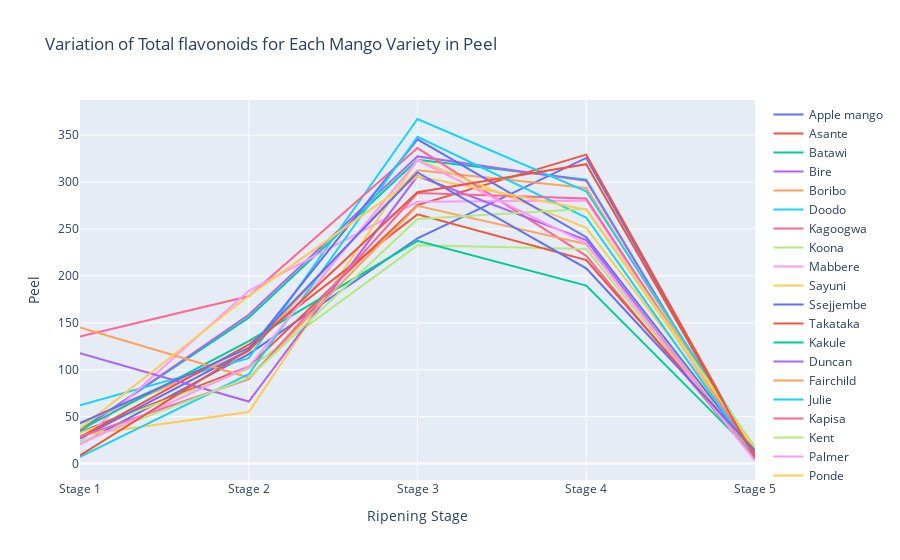

The code cell stored with this chart in its notebook:
### Code cell
# Create traces for each mango variety
traces = []
for variety in data['Mango variety'].unique():
    subset = data[data['Mango variety'] == variety]
    trace = go.Scatter(x=subset['Ripening stage'], y=subset['Peel'], mode='lines', name=variety)
    traces.append(trace)

# Create layout
layout = go.Layout(title='Variation of Total flavonoids for Each Mango Variety in Peel',
                   xaxis=dict(title='Ripening Stage'),
                   yaxis=dict(title='Peel', tick0=0, dtick=50))

# Create figure
fig = go.Figure(data=traces, layout=layout)

# Plot figure
pio.show(fig)

### Figure 1 — Plotly figure (JSON) as saved in the notebook; plotly's stock layout.template omitted (floating-point values rounded to 4 significant figures)
{"data": [{"mode": "lines", "name": "Apple mango", "type": "scatter", "x": ["Stage 1", "Stage 2", "Stage 3", "Stage 4", "Stage 5"], "y": [20.64, 116.6, 240.2, 325.8, 6.56]}, {"mode": "lines", "name": "Asante", "type": "scatter", "x": ["Stage 1", "Stage 2", "Stage 3", "Stage 4", "Stage 5"], "y": [33.5, 103.2, 275.5, 329.4, 6.74]}, {"mode": "lines", "name": "Batawi", "type": "scatter", "x": ["Stage 1", "Stage 2", "Stage 3", "Stage 4", "Stage 5"], "y": [35.76, 155.5, 323.7, 302.7, 4.2]}, {"mode": "lines", "name": "Bire", "type": "scatter", "x": ["Stage 1", "Stage 2", "Stage 3", "Stage 4", "Stage 5"], "y": [34.57, 158.6, 327.4, 301.4, 4.43]}, {"mode": "lines", "name": "Boribo", "type": "scatter", "x": ["Stage 1", "Stage 2", "Stage 3", "Stage 4", "Stage 5"], "y": [42.26, 119.5, 312.6, 293.8, 6.14]}, {"mode": "lines", "name": "Doodo", "type": "scatter", "x": ["Stage 1", "Stage 2", "Stage 3", "Stage 4", "Stage 5"], "y": [62.14, 112.4, 367.3, 290.3, 15.32]}, {"mode": "lines", "name": "Kagoogwa", "type": "scatter", "x": ["Stage 1", "Stage 2", "Stage 3", "Stage 4", "Stage 5"], "y": [135.4, 178.3, 336.3, 221.4, 4.64]}, {"mode": "lines", "name": "Koona", "type": "scatter", "x": ["Stage 1", "Stage 2", "Stage 3", "Stage 4", "Stage 5"], "y": [32.52, 101.2, 232.6, 228.6, 4.95]}, {"mode": "lines", "name": "Mabbere", "type": "scatter", "x": ["Stage 1", "Stage 2", "Stage 3", "Stage 4", "Stage 5"], "y": [23.3, 184.2, 279.0, 280.4, 6.06]}, {"mode": "lines", "name": "Sayuni", "type": "scatter", "x": ["Stage 1", "Stage 2", "Stage 3", "Stage 4", "Stage 5"], "y": [30.1, 54.94, 323.9, 251.3, 16.15]}, {"mode": "lines", "name": "Ssejjembe", "type": "scatter", "x": ["Stage 1", "Stage 2", "Stage 3", "Stage 4", "Stage 5"], "y": [26.93, 120.8, 345.5, 241.3, 10.31]}, {"mode": "lines", "name": "Takataka", "type": "scatter", "x": ["Stage 1", "Stage 2", "Stage 3", "Stage 4", "Stage 5"], "y": [28.15, 126.7, 265.6, 216.9, 11.62]}, {"mode": "lines", "name": "Kakule", "type": "scatter", "x": ["Stage 1", "Stage 2", "Stage 3", "Stage 4", "Stage 5"], "y": [35.85, 130.5, 237.4, 189.7, 9.21]}, {"mode": "lines", "name": "Duncan", "type": "scatter", "x": ["Stage 1", "Stage 2", "Stage 3", "Stage 4", "Stage 5"], "y": [117.7, 66.12, 306.5, 238.1, 4.34]}, {"mode": "lines", "name": "Fairchild", "type": "scatter", "x": ["Stage 1", "Stage 2", "Stage 3", "Stage 4", "Stage 5"], "y": [145.2, 91.71, 274.7, 233.9, 7.61]}, {"mode": "lines", "name": "Julie", "type": "scatter", "x": ["Stage 1", "Stage 2", "Stage 3", "Stage 4", "Stage 5"], "y": [7.17, 95.22, 348.4, 262.2, 7.71]}, {"mode": "lines", "name": "Kapisa", "type": "scatter", "x": ["Stage 1", "Stage 2", "Stage 3", "Stage 4", "Stage 5"], "y": [28.55, 90.05, 288.3, 282.5, 8.5]}, {"mode": "lines", "name": "Kent", "type": "scatter", "x": ["Stage 1", "Stage 2", "Stage 3", "Stage 4", "Stage 5"], "y": [22.81, 91.39, 260.6, 271.5, 17.99]}, {"mode": "lines", "name": "Palmer", "type": "scatter", "x": ["Stage 1", "Stage 2", "Stage 3", "Stage 4", "Stage 5"], "y": [20.64, 103.0, 323.3, 234.7, 2.71]}, {"mode": "lines", "name": "Ponde", "type": "scatter", "x": ["Stage 1", "Stage 2", "Stage 3", "Stage 4", "Stage 5"], "y": [37.29, 178.8, 306.1, 270.6, 14.29]}, {"mode": "lines", "name": "Seena", "type": "scatter", "x": ["Stage 1", "Stage 2", "Stage 3", "Stage 4", "Stage 5"], "y": [43.21, 123.3, 310.2, 208.1, 13.82]}, {"mode": "lines", "name": "Tommy atkin", "type": "scatter", "x": ["Stage 1", "Stage 2", "Stage 3", "Stage 4", "Stage 5"], "y": [8.78, 121.2, 289.2, 319.1, 6.64]}], "layout": {"autosize": true, "title": {"text": "Variation of Total flavonoids for Each Mango Variety in Peel"}, "xaxis": {"autorange": true, "range": [0, 4], "title": {"text": "Ripening Stage"}, "type": "category"}, "yaxis": {"autorange": true, "dtick": 50, "range": [-17.54, 387.5], "tick0": 0, "title": {"text": "Peel"}, "type": "linear"}}}
